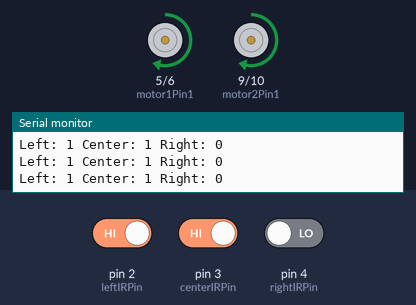
The sketch below on a simulated Arduino Uno, built with avr-gcc and run on an emulated ATmega328P. Parts: motor-driver pin pairs drawn as motors (green arrow = first pin HIGH = forward, orange = second pin HIGH = backward, longer = more drive), the last lines printed to the serial monitor. The test bench sets the inputs (shaded band); at power-on: pin 2 (leftIRPin) HIGH, pin 3 (centerIRPin) HIGH, pin 4 (rightIRPin) LOW.

Above: at 1.2 s.
1.3 s: pin 2 (leftIRPin) driven LOW
At 2.4 s:
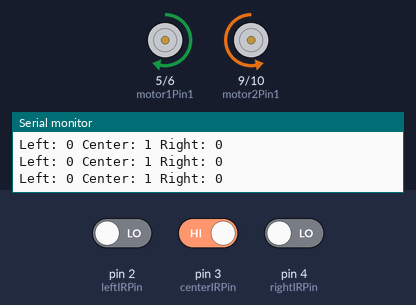
2.8 s: pin 3 (centerIRPin) driven LOW
At 4.0 s:
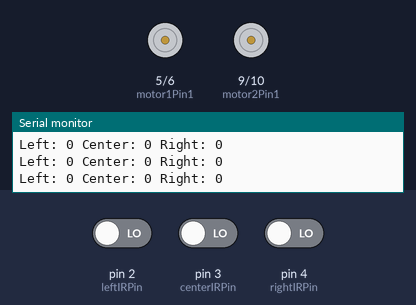
4.3 s: pin 3 (centerIRPin) driven HIGH
At 4.7 s:
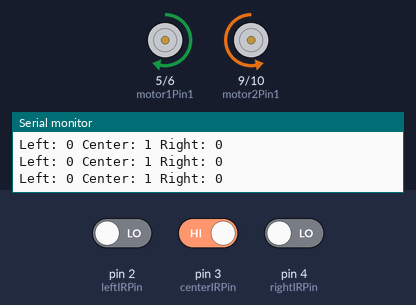
7.3 s: pin 4 (rightIRPin) driven HIGH
At 8.2 s:
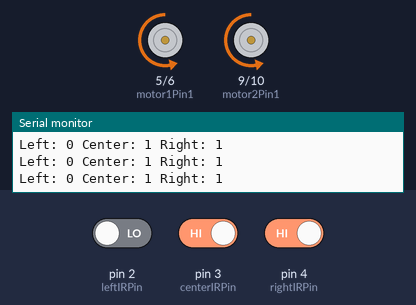
Timing chart, 0 to 9.8 s (numbered marks = the images above; inputs shaded):
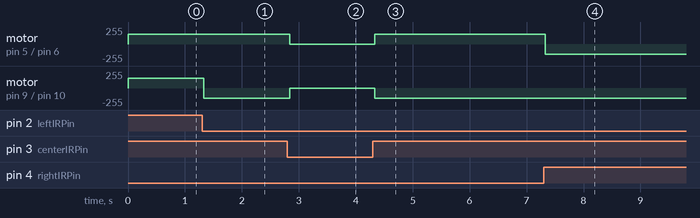

Measured:
- after the input at 1.3 s, motor on pin 9 (motor2Pin1) / pin 10 (motor2Pin2): forward 150/255 → backward 150/255 at once
- after the input at 2.8 s, motor on pin 5 (motor1Pin1) / pin 6 (motor1Pin2): forward 150/255 → stopped at once; motor on pin 9 (motor2Pin1) / pin 10 (motor2Pin2): backward 150/255 → stopped at once
- after the input at 4.3 s, motor on pin 5 (motor1Pin1) / pin 6 (motor1Pin2): stopped → forward 150/255 at once; motor on pin 9 (motor2Pin1) / pin 10 (motor2Pin2): stopped → backward 150/255 at once
- after the input at 7.3 s, motor on pin 5 (motor1Pin1) / pin 6 (motor1Pin2): forward 150/255 → backward 150/255 at once

The sketch:

line_following.ino
```cpp
// Motor control pins
const int motor1Pin1 = 5;  // Motor 1 control pin 1
const int motor1Pin2 = 6;  // Motor 1 control pin 2
const int motor2Pin1 = 9;  // Motor 2 control pin 1
const int motor2Pin2 = 10; // Motor 2 control pin 2

// IR sensor pins
const int leftIRPin   =   2;
const int centerIRPin =   3;
const int rightIRPin  =   4;

// Threshold for car speed max speed is 255
const int car_speed = 150;

void setup() {
  // Set motor control pins as outputs
  pinMode(motor1Pin1, OUTPUT);
  pinMode(motor1Pin2, OUTPUT);
  pinMode(motor2Pin1, OUTPUT);
  pinMode(motor2Pin2, OUTPUT);

  // Set IR sensor pins as inputs
  pinMode(leftIRPin  , INPUT);
  pinMode(centerIRPin, INPUT);
  pinMode(rightIRPin , INPUT);

  Serial.begin(9600); // Start serial communication for debugging
}

void loop() {

  // Read IR sensor values
  int leftValue   =   digitalRead(leftIRPin);
  int centerValue =   digitalRead(centerIRPin);
  int rightValue  =   digitalRead(rightIRPin);

  // Print sensor values for debugging
  Serial.print("Left: ");
  Serial.print(leftValue);
  Serial.print(" Center: ");
  Serial.print(centerValue);
  Serial.print(" Right: ");
  Serial.println(rightValue);

  // Line following logic
  if (leftValue ==0 &&centerValue ==1 && rightValue==0)
    moveForward();// Move forward
  else if (leftValue ==1 && centerValue ==1&& rightValue==0)
    turnLeft();// Turn left
  else if (rightValue ==1&&centerValue ==1 && leftValue==0)
    turnRight();// Turn right
  else
    stopMotors();// Stop

  delay(10); // Short delay to stabilize readings
}

void moveForward() {
  analogWrite(motor1Pin1, car_speed);
  analogWrite(motor1Pin2, LOW);
  analogWrite(motor2Pin1, LOW);
  analogWrite(motor2Pin2, car_speed);
}

void turnLeft() {
  analogWrite(motor1Pin1, car_speed);
  analogWrite(motor1Pin2, LOW);
  analogWrite(motor2Pin1, car_speed);
  analogWrite(motor2Pin2, LOW);
}

void turnRight() {
  analogWrite(motor1Pin1, LOW);
  analogWrite(motor1Pin2, car_speed);
  analogWrite(motor2Pin1, LOW);
  analogWrite(motor2Pin2, car_speed);
}

void stopMotors() {
  digitalWrite(motor1Pin1, LOW);
  digitalWrite(motor1Pin2, LOW);
  digitalWrite(motor2Pin1, LOW);
  digitalWrite(motor2Pin2, LOW);
}
```
